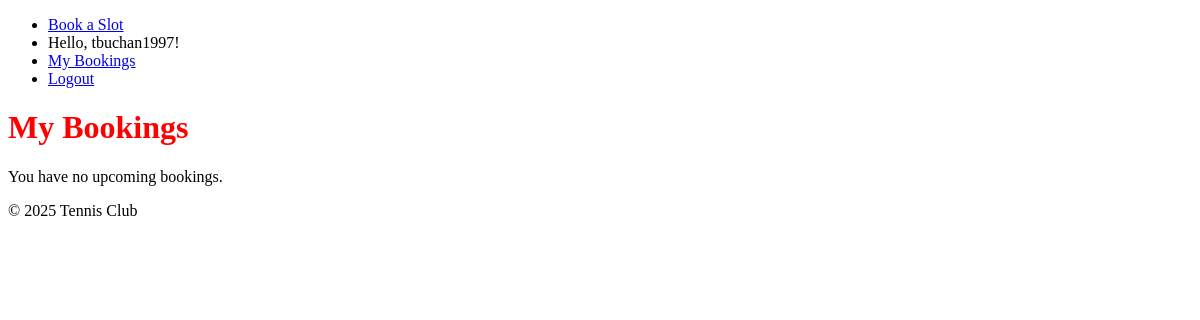
/bookings/ (signed in), run on an earlier commit of the app's database.
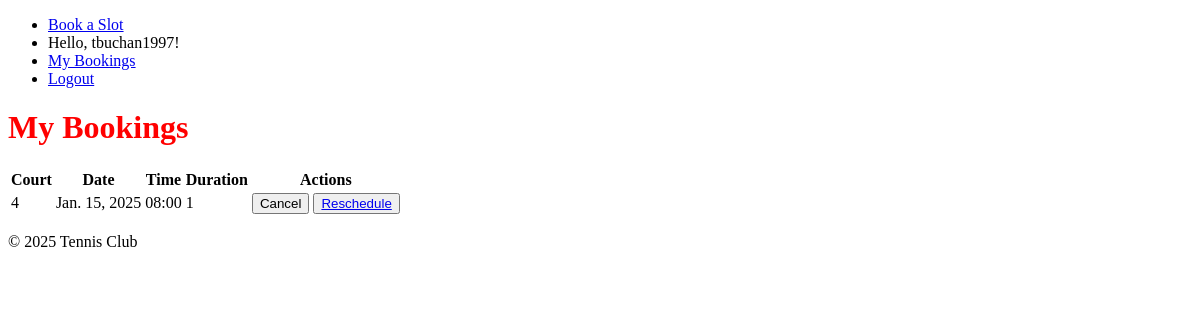
And on a later commit of the database.
### bookings/models.py (models this page shows, shortened)
class Booking(models.Model):
    user = models.ForeignKey(User, on_delete=models.CASCADE, related_name='my_bookings')
    booked_by = models.ForeignKey(User, on_delete=models.CASCADE, related_name='assigned_bookings')  # Changed to booked_by for clarity
    court = models.ForeignKey(Court, on_delete=models.CASCADE) #You can remove this if you want
    availability = models.ForeignKey(Availability, on_delete=models.CASCADE)  # Add this line
    booking_date = models.DateField() #Add this line
    booking_time = models.TimeField()
    duration = models.IntegerField()
    is_active = models.BooleanField(default=True)

class Court(models.Model):
    court_number = models.IntegerField(unique=True)
    court_type = models.CharField(max_length=50)

### bookings/views.py (the view)
# urls.py: path('bookings/', views.view_bookings, name='view_bookings'),
@login_required
def view_bookings(request):
    bookings = Booking.objects.filter(user=request.user, is_active=True).order_by('booking_date', 'booking_time') #Only active bookings
    return render(request, 'bookings/dashboard.html', {'bookings': bookings})

### bookings/templates/bookings/dashboard.html (shortened to what this page needs)
{% extends "base_generic.html" %}
{% load static %}
{% load availability_filters %}
{% block content %}
    <h1>My Bookings</h1>
    {% if bookings %}
        <table>
            <thead>
                <tr>
                    <th>Court</th>
                    <th>Date</th>
                    <th>Time</th>
                    <th>Duration</th>
                    <th>Actions</th>
                </tr>
            </thead>
            <tbody>
                {% for booking in bookings %}
                    <tr>
                        <td>{{ booking.court.court_number }}</td>
                        <td>{{ booking.booking_date }}</td>
                        <td>{{ booking.booking_time|time:"H:i" }}</td>
                        <td>{{ booking.duration }}</td>
                        <td>
                            <button class="cancel-button" data-booking-id="{{ booking.id }}">Cancel</button>
                            <button class="reschedule-button" data-booking-id="{{ booking.id }}" data-booking-date="{{ booking.booking_date }}" data-booking-time="{{ booking.booking_time }}"><a href="{% url 'book_slot' %}?date={{ booking.booking_date|date:'Y-m-d' }}&reschedule_id={{ booking.id }}" class="reschedule-button">Reschedule</a></button>
                        </td>
                    </tr>
                {% endfor %}
            </tbody>
        </table>
    {% else %}
        <p>You have no upcoming bookings.</p>
    {% endif %}
    <link rel="stylesheet" href="{% static 'css/style.css' %}">
{% endblock %}

What changed in the data, as far as the page shows it:
added Booking: court.court_number "4", booking_date "Jan. 15, 2025", booking_time "08:00", duration "1"
Also different on the page:
text no longer shown: "You have no upcoming bookings."
text now shown: "Court Date Time Duration Actions"
